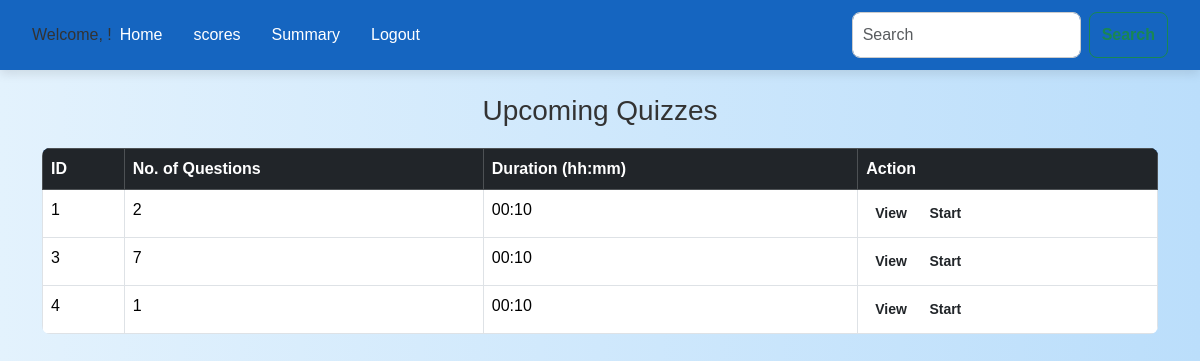
Screenshot of /user_dashboard with the database file from the repository.
### app.py (models this page shows)
class Quiz(db.Model):
    id = db.Column(db.Integer, primary_key=True)
    name = db.Column(db.String(100), nullable=False)
    chapter_id = db.Column(db.Integer, db.ForeignKey('chapter.id'), nullable=False)
    duration = db.Column(db.String(10), nullable=False)
    chapter = db.relationship('Chapter', back_populates='quizzes')
    questions = db.relationship('Question', back_populates='quiz', lazy=True)

### app.py (the view)
@app.route('/user_dashboard')
def user_dashboard():
    quizzes = Quiz.query.all()
    for quiz in quizzes:
        quiz.question_count = Question.query.filter_by(quiz_id=quiz.id).count()
    return render_template('user_dashboard.html', quizzes=quizzes)

### templates/user_dashboard.html (shortened to what this page needs)
<!DOCTYPE html>
<html lang="en">
    <head>
        <link rel="stylesheet" href="https://cdn.jsdelivr.net/npm/bootstrap@5.3.3/dist/css/bootstrap.min.css">
        <link rel="stylesheet" href="https://cdnjs.cloudflare.com/ajax/libs/font-awesome/6.0.0-beta3/css/all.min.css">
        <link rel="stylesheet" href="/static/style.css">
    </head>
<body>
    <header>
        <nav class="navbar navbar-expand-lg bg-light">
            <div class="container-fluid">
                <div class="welcome-text">
                    Welcome, {{ session['fullname'] }}!
                </div>
                <div class="collapse navbar-collapse" id="navbarSupportedContent">
                    <ul class="navbar-nav me-auto mb-2 mb-lg-0">
                        <li class="nav-item"><a class="nav-link" href="{{ url_for('user_dashboard') }}">Home</a></li>
                        <li class="nav-item"><a class="nav-link" href="{{ url_for('scores') }}">scores</a></li>
                        <li class="nav-item"><a class="nav-link" href="{{url_for('user_summary') }}">Summary</a></li>
                        <li class="nav-item"><a class="nav-link" href="{{ url_for('index') }}">Logout</a></li>
                    </ul>
                    <form class="d-flex" role="search">
                        <input class="form-control me-2" type="search" placeholder="Search">
                        <button class="btn btn-outline-success" type="submit">Search</button>
                    </form>
                </div>
            </div>
        </nav>
    </header>
    <div class="container mt-4">
        <h3 class="text-center">Upcoming Quizzes</h3>
        <table class="table table-bordered">
            <thead class="table-dark">
                <tr>
                    <th>ID</th>
                    <th>No. of Questions</th>
                    <th>Duration (hh:mm)</th>
                    <th>Action</th>
                </tr>
            </thead>
            <tbody>
                {% for quiz in quizzes %}
                <tr>
                    <td>{{ quiz.id }}</td>
                    <td>{{ quiz.question_count}}</td>
                    <td>{{ quiz.duration }}</td>
                    <td>
                        <a href="{{ url_for('view_quiz', quiz_id=quiz.id) }}" class="btn btn-view btn-sm">View</a>
                        <a href="{{ url_for('start_quiz', quiz_id=quiz.id, q_no=1) }}" class="btn btn-start btn-sm">Start</a>
                    </td>
                </tr>
                {% endfor %}
            </tbody>
        </table>
    </div>
</body>
</html>

### static/style.css (style rules this page uses)
body { background: linear-gradient(to right, #e3f2fd, #bbdefb); font-family: 'Poppins', sans-serif; color: #333; }
.navbar { background-color: #1565c0 !important; padding: 12px 20px; box-shadow: 0px 4px 10px rgba(0, 0, 0, 0.1); }
.navbar-nav .nav-link { color: #fff !important; font-size: 1rem; margin-right: 15px; transition: all 0.3s ease-in-out; }
.container { margin-top: 40px; }
.table { margin-top: 20px; border-radius: 8px; overflow: hidden; }
.table thead { background: #1565c0; color: white; font-size: 1rem; }
.table tbody tr { transition: background 0.3s; }
.btn { border-radius: 8px; transition: all 0.3s ease-in-out; font-weight: bold; }
.form-control { border-radius: 8px; border: 1px solid #ccc; padding: 10px; font-size: 1rem; }

### rows the page displays
Quiz: id "1", question_count "2", duration "00:10"
Quiz: id "3", question_count "7", duration "00:10"
Quiz: id "4", question_count "1", duration "00:10"
